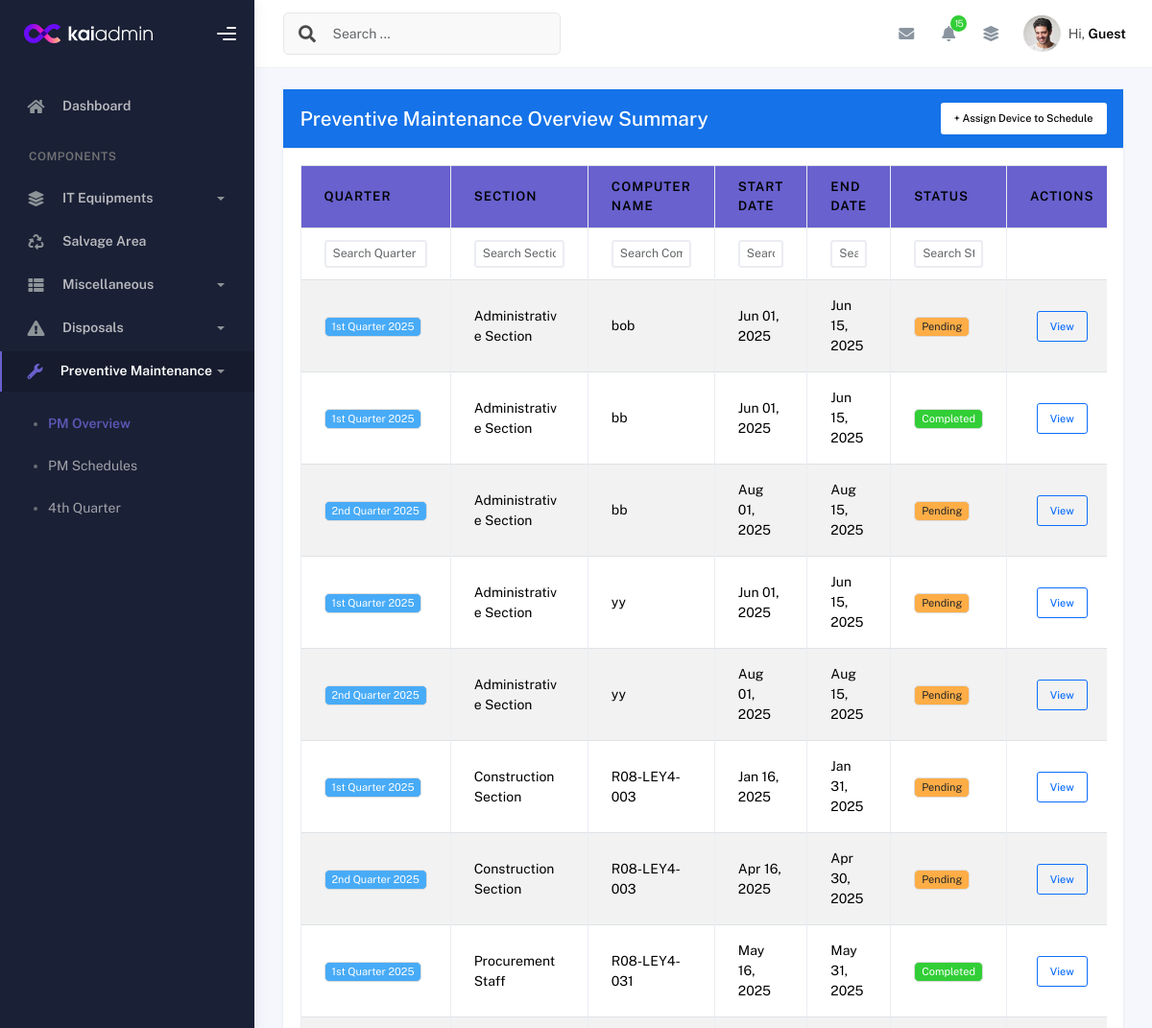
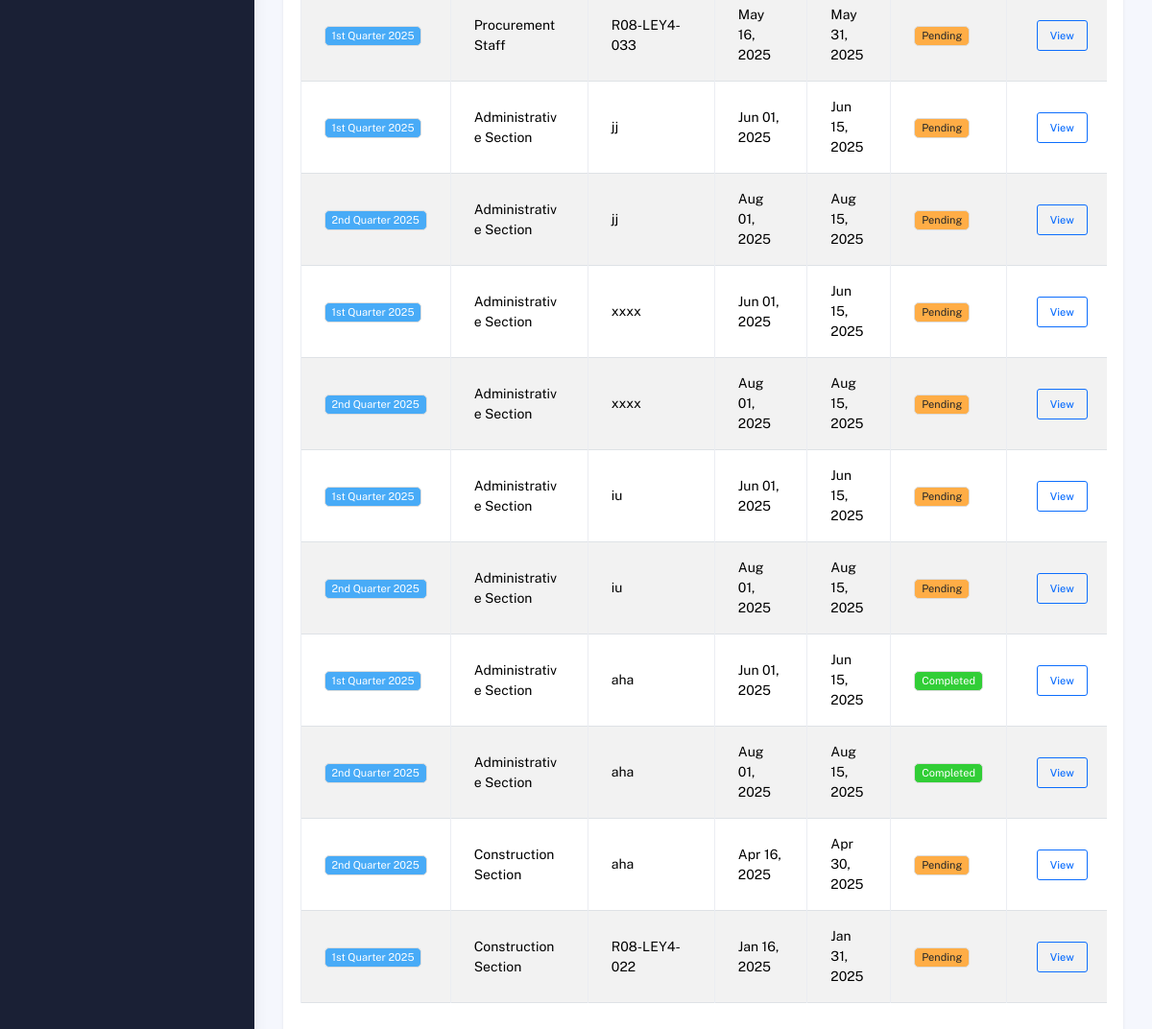
The page /maintenance/overview/ on the database as committed earlier (2 pictures, top to bottom).
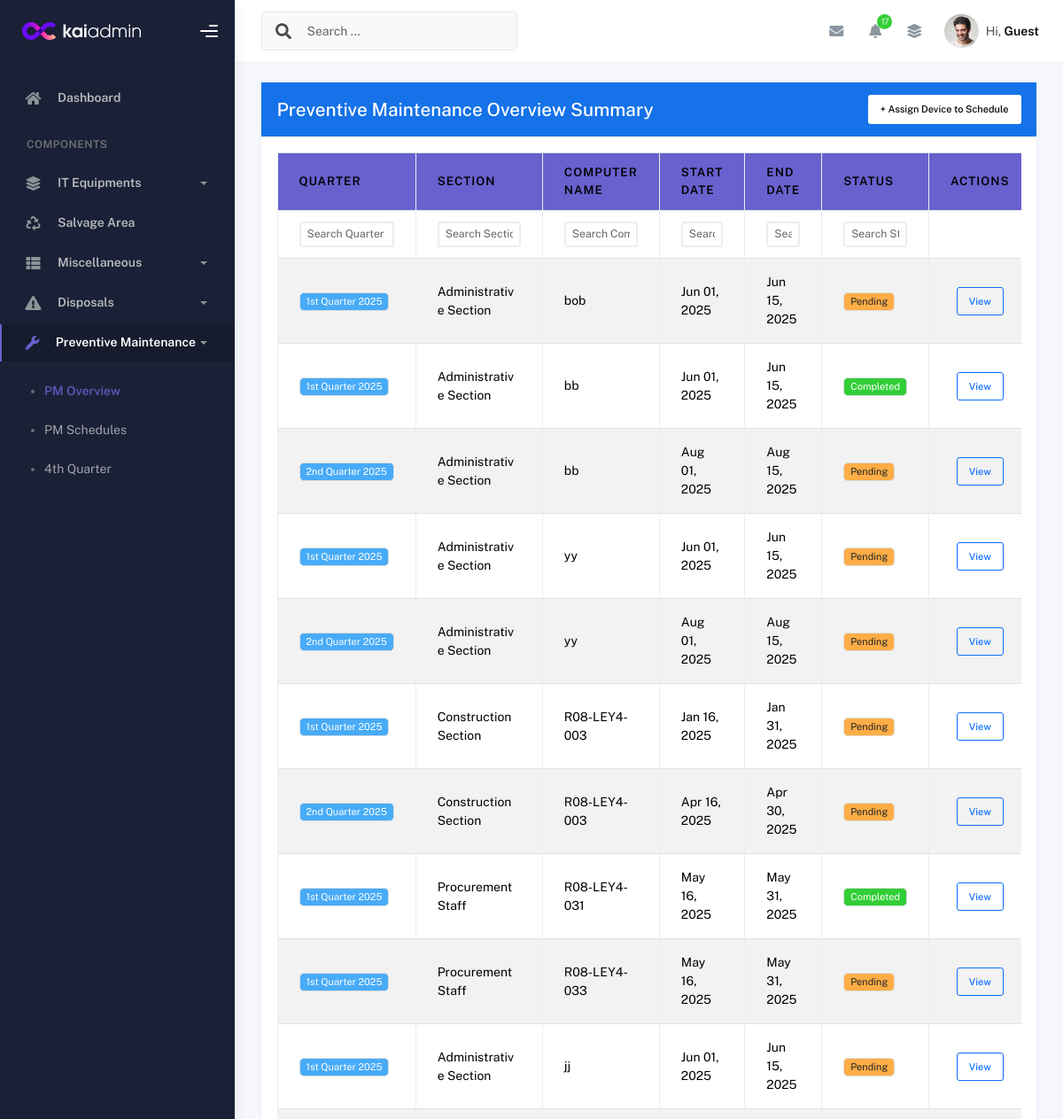
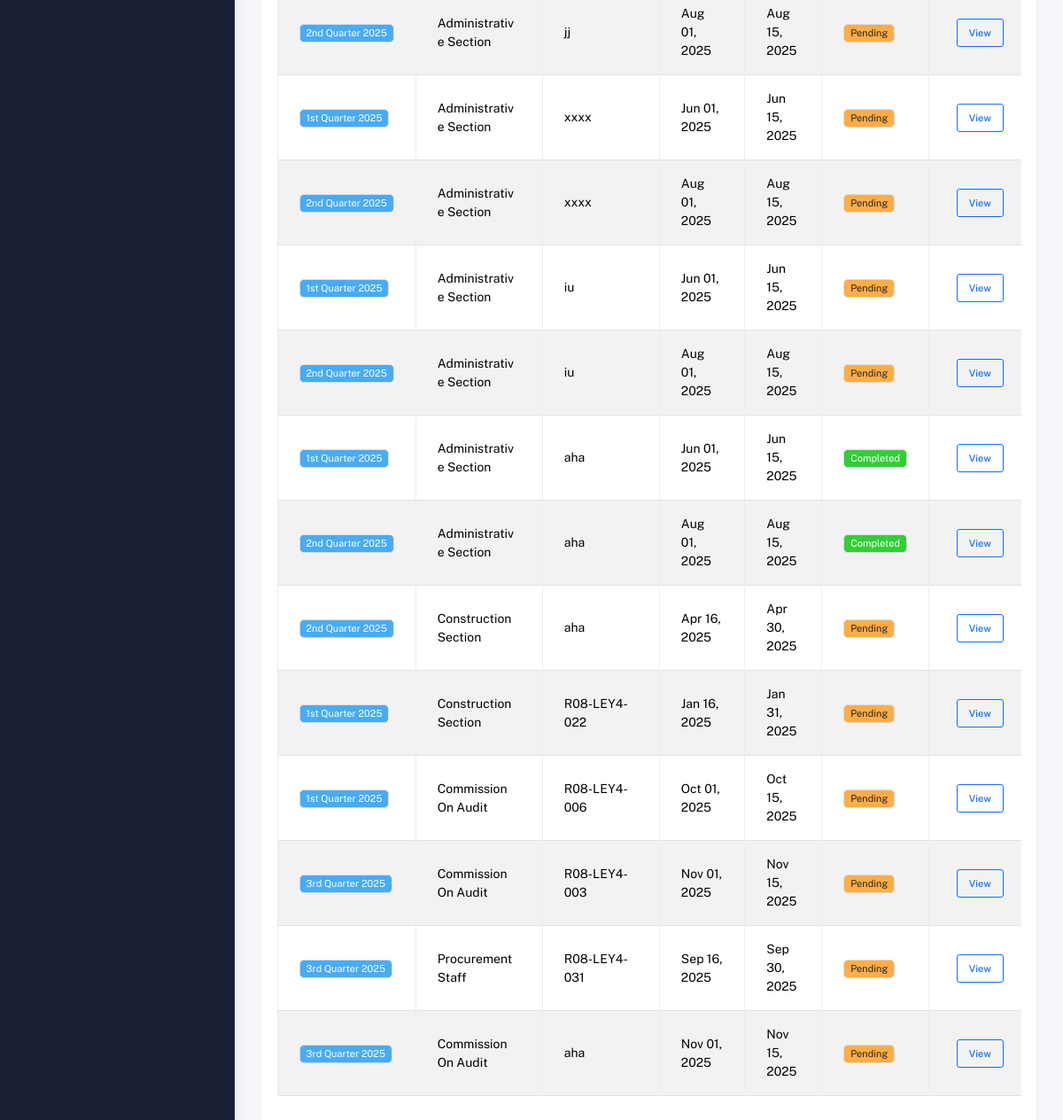
The same page on the database as committed later (2 pictures, top to bottom).
### inventory/models.py (models this page shows, shortened)
class PMScheduleAssignment(models.Model):
    desktop_package = models.ForeignKey(
        Desktop_Package, on_delete=models.CASCADE,
        related_name='pm_assignments', null=True, blank=True
    )
    laptop_package = models.ForeignKey(
        'LaptopPackage', on_delete=models.CASCADE,   # ✅ now consistent
        related_name='pm_assignments', null=True, blank=True
    )
    pm_section_schedule = models.ForeignKey(
        'PMSectionSchedule', on_delete=models.CASCADE,
        related_name='schedule_assignments'
    )
    assigned_date = models.DateField(auto_now_add=True)
    is_completed = models.BooleanField(default=False)
    remarks = models.TextField(blank=True, null=True)

class PMSectionSchedule(models.Model):
    quarter_schedule = models.ForeignKey(QuarterSchedule, on_delete=models.CASCADE, related_name='schedules')
    section = models.ForeignKey(OfficeSection, on_delete=models.CASCADE)
    start_date = models.DateField()
    end_date = models.DateField()
    notes = models.TextField(blank=True, null=True)

class QuarterSchedule(models.Model):
    QUARTERS = [
        ('Q1', '1st Quarter'),
        ('Q2', '2nd Quarter'),
        ('Q3', '3rd Quarter'),
        ('Q4', '4th Quarter'),
    ]
    year = models.IntegerField()
    quarter = models.CharField(max_length=2, choices=QUARTERS)

class OfficeSection(models.Model):
    name = models.CharField(max_length=255, unique=True)

class DesktopDetails(models.Model):
    desktop_package = models.ForeignKey(
        Desktop_Package, related_name='desktop_details', on_delete=models.CASCADE
    )
    serial_no = models.CharField(max_length=255)
    serial_no_norm = models.CharField(
        max_length=255, null=True, blank=True,
        db_index=True, editable=False, unique=True
    )
    computer_name = models.CharField(max_length=255, unique=True, null=True)
    brand_name = models.ForeignKey(Brand, on_delete=models.SET_NULL, null=True, blank=True)
    model = models.CharField(max_length=255, null=True)
    processor = models.CharField(max_length=33, null=True)
    memory = models.CharField(max_length=100, null=True)
    drive = models.CharField(max_length=332, null=True)
    desktop_Graphics = models.CharField(max_length=100, blank=True, null=True)
    desktop_Graphics_Size = models.CharField(max_length=100, blank=True, null=True)
    desktop_OS = models.CharField(max_length=100, blank=True, null=True)
    desktop_Office = models.CharField(max_length=100, blank=True, null=True)
    desktop_OS_keys = models.CharField(max_length=100, blank=True, null=True)
    desktop_Office_keys = models.CharField(max_length=100, blank=True, null=True)
    is_disposed = models.BooleanField(default=False)
    created_at = models.DateTimeField(default=timezone.now)

class LaptopDetails(models.Model):
    laptop_package = models.ForeignKey(
        LaptopPackage, related_name='laptop_details', on_delete=models.CASCADE
    )
    laptop_sn_db = models.CharField(max_length=255)
    serial_no_norm = models.CharField(
        max_length=255, null=True, blank=True, db_index=True, editable=False, unique=True
    )
    computer_name = models.CharField(max_length=255, unique=True, null=True)
    brand_name = models.ForeignKey(Brand, on_delete=models.SET_NULL, null=True, blank=True)
    model = models.CharField(max_length=255, null=True, blank=True)
    processor = models.CharField(max_length=100, null=True, blank=True)
    memory = models.CharField(max_length=100, null=True, blank=True)
    drive = models.CharField(max_length=255, null=True, blank=True)
    laptop_OS = models.CharField(max_length=100, blank=True, null=True)
    laptop_Office = models.CharField(max_length=100, blank=True, null=True)
    laptop_OS_keys = models.CharField(max_length=100, blank=True, null=True)
    laptop_Office_keys = models.CharField(max_length=100, blank=True, null=True)
    is_disposed = models.BooleanField(default=False)
    created_at = models.DateTimeField(default=timezone.now)

### inventory/views.py (the view)
# urls.py: path('maintenance/overview/', views.pm_overview_view, name='pm_overview'),
def pm_overview_view(request):
    pm_assignments = PMScheduleAssignment.objects.select_related(
        'desktop_package',
        'laptop_package',
        'pm_section_schedule__quarter_schedule',
        'pm_section_schedule__section'
    ).all()
    for assignment in pm_assignments:
        if assignment.desktop_package:
            desktop_detail = DesktopDetails.objects.filter(desktop_package=assignment.desktop_package).first()
            assignment.computer_name_display = desktop_detail.computer_name if desktop_detail else "N/A"
        elif assignment.laptop_package:
            laptop_detail = assignment.laptop_package.laptop_details.first()
            assignment.computer_name_display = laptop_detail.computer_name if laptop_detail else "N/A"
        else:
            assignment.computer_name_display = "N/A"
    assigned_quarters_by_device = {}
    for a in pm_assignments:
        qid = a.pm_section_schedule.quarter_schedule_id
        if a.desktop_package_id:
            key = f"desktop-{a.desktop_package_id}"
            assigned_quarters_by_device.setdefault(key, set()).add(qid)
        if a.laptop_package_id:
            key = f"laptop-{a.laptop_package_id}"
            assigned_quarters_by_device.setdefault(key, set()).add(qid)
    desktops = list(
        Desktop_Package.objects.prefetch_related(
            Prefetch(
                'user_details',
                queryset=UserDetails.objects.select_related('user_Enduser__employee_office_section')
            )
        )
    )
    for desktop in desktops:
        desktop_detail = DesktopDetails.objects.filter(desktop_package=desktop).first()
        desktop.computer_name_display = desktop_detail.computer_name if desktop_detail else "N/A"
        u = desktop.user_details.first()
        desktop.section_name = u.user_Enduser.employee_office_section.name if u and u.user_Enduser and u.user_Enduser.employee_office_section else None
        desktop.enduser_name = u.user_Enduser.full_name if u and u.user_Enduser else None
    laptops = list(
        LaptopPackage.objects.prefetch_related(
            Prefetch(
                'user_details',
                queryset=UserDetails.objects.select_related('user_Enduser__employee_office_section')
            ),
            'laptop_details'
        )
    )
    for package in laptops:
        laptop_detail = package.laptop_details.first()
        package.computer_name_display = laptop_detail.computer_name if laptop_detail else "N/A"
        u = package.user_details.first()
        package.section_name = u.user_Enduser.employee_office_section.name if u and u.user_Enduser else None
        package.enduser_name = u.user_Enduser.full_name if u and u.user_Enduser else None
    schedules = PMSectionSchedule.objects.select_related('section', 'quarter_schedule')
    schedules_by_section = {}
    for s in schedules:
        section_name = s.section.name if s.section else 'Other'
        schedules_by_section.setdefault(section_name, []).append(s)
    quarters = QuarterSchedule.objects.all().order_by('-year', 'quarter')
    sections = OfficeSection.objects.all()
    return render(request, 'maintenance/overview.html', {
        'pm_assignments': pm_assignments,
        'desktops': desktops,
        'laptops': laptops,
        'schedules': schedules,
        'schedules_by_section': schedules_by_section,
        'quarters': quarters,
        'sections': sections,
        'assigned_quarters_by_device_json': json.dumps(
            {k: sorted(list(v)) for k, v in assigned_quarters_by_device.items()}
        ),
    })

### templates/maintenance/overview.html (shortened to what this page needs)
{% extends 'base.html' %}
{% load static %}
{% block content %}
<div class="container">
  <div class="page-inner">
    <div class="row">
      <div class="col-md-12">
        <div class="card shadow-sm rounded">
          <div class="card-header bg-primary text-white d-flex justify-content-between align-items-center">
            <h4 class="mb-0">Preventive Maintenance Overview Summary</h4>
            <button class="btn btn-light btn-sm" data-bs-toggle="modal" data-bs-target="#addScheduleModal">+ Assign Device to Schedule</button>
          </div>
          <div class="card-body">
            <div class="table-responsive">
              <table id="pm-table" class="display table table-striped table-bordered table-hover">
                <thead class="text-white">
                  <tr>
                    <th style="background-color:#6861ce;">Quarter</th>
                    <th style="background-color:#6861ce;">Section</th>
                    <th style="background-color:#6861ce;">Computer Name</th>
                    <th style="background-color:#6861ce;">Start Date</th>
                    <th style="background-color:#6861ce;">End Date</th>
                    <th style="background-color:#6861ce;">Status</th>
                    <th style="background-color:#6861ce;">Actions</th>
                  </tr>
                  <tr class="bg-white text-dark">
                    <th><input type="text" class="form-control form-control-sm" placeholder="Search Quarter" /></th>
                    <th><input type="text" class="form-control form-control-sm" placeholder="Search Section" /></th>
                    <th><input type="text" class="form-control form-control-sm" placeholder="Search Computer" /></th>
                    <th><input type="text" class="form-control form-control-sm" placeholder="Search Start" /></th>
                    <th><input type="text" class="form-control form-control-sm" placeholder="Search End" /></th>
                    <th><input type="text" class="form-control form-control-sm" placeholder="Search Status" /></th>
                    <th></th>
                  </tr>
                </thead>
                <tbody>
                  {% for assignment in pm_assignments %}
                  <tr class="clickable-row"
                      {% if assignment.desktop_package %}
                        data-href="{% url 'maintenance_history' assignment.desktop_package.id %}"
                      {% elif assignment.laptop_package %}
                        data-href="{% url 'maintenance_history_laptop' assignment.laptop_package.id %}"
                      {% endif %}>
                    <td>
                      <span class="badge bg-info">
                        {{ assignment.pm_section_schedule.quarter_schedule.get_quarter_display }} {{ assignment.pm_section_schedule.quarter_schedule.year }}
                      </span>
                    </td>
                    <td>{{ assignment.pm_section_schedule.section.name }}</td>
                    <td>{{ assignment.computer_name_display }}</td>
                    <td>{{ assignment.pm_section_schedule.start_date|date:"M d, Y" }}</td>
                    <td>{{ assignment.pm_section_schedule.end_date|date:"M d, Y" }}</td>
                    <td>
                      {% if assignment.is_completed %}
                        <span class="badge bg-success">Completed</span>
                      {% else %}
                        <span class="badge bg-warning text-dark">Pending</span>
                      {% endif %}
                    </td>
                    <td class="text-center">
                      {% if assignment.desktop_package %}
                        <a href="{% url 'maintenance_history' assignment.desktop_package.id %}" class="btn btn-sm btn-outline-primary">View</a>
                      {% elif assignment.laptop_package %}
                        <a href="{% url 'maintenance_history_laptop' assignment.laptop_package.id %}" class="btn btn-sm btn-outline-primary">View</a>
                      {% else %}
                        <span class="text-muted">N/A</span>
                      {% endif %}
                    </td>
                  </tr>
                  {% endfor %}
                </tbody>
              </table>
            </div>
          </div>
        </div>
      </div>
    </div>
  </div>
</div>
{% endblock %}

Rows that differ between the two databases and show on the page:
added PMScheduleAssignment: pm_section_schedule.quarter_schedule.quarter "1st Quarter", pm_section_schedule.quarter_schedule.year "2025", pm_section_schedule.section.name "Commission On Audit", computer_name_display "R08-LEY4-006", pm_section_schedule.start_date "Oct 01, 2025", pm_section_schedule.end_date "Oct 15, 2025", is_completed "Pending", shows "View"
added PMScheduleAssignment: pm_section_schedule.quarter_schedule.quarter "3rd Quarter", pm_section_schedule.quarter_schedule.year "2025", pm_section_schedule.section.name "Commission On Audit", computer_name_display "R08-LEY4-003", pm_section_schedule.start_date "Nov 01, 2025", pm_section_schedule.end_date "Nov 15, 2025", is_completed "Pending", shows "View"
added PMScheduleAssignment: pm_section_schedule.quarter_schedule.quarter "3rd Quarter", pm_section_schedule.quarter_schedule.year "2025", pm_section_schedule.section.name "Procurement Staff", computer_name_display "R08-LEY4-031", pm_section_schedule.start_date "Sep 16, 2025", pm_section_schedule.end_date "Sep 30, 2025", is_completed "Pending", shows "View"
added PMScheduleAssignment: pm_section_schedule.quarter_schedule.quarter "3rd Quarter", pm_section_schedule.quarter_schedule.year "2025", pm_section_schedule.section.name "Commission On Audit", computer_name_display "aha", pm_section_schedule.start_date "Nov 01, 2025", pm_section_schedule.end_date "Nov 15, 2025", is_completed "Pending", shows "View"
Other text that changed with them:
{{ pending_pm_count }}: "15" → "17"
